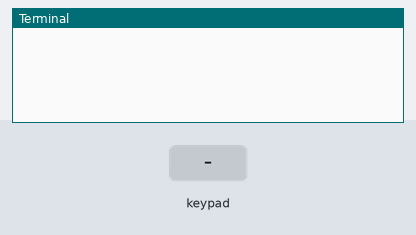
Bench run of a program on a simulated Raspberry Pi (BCM pin numbers). Shown: the last lines printed to the terminal. Inputs (shaded band) come from the test bench.

Above: at 1.2 s.
1.3 s: key '1' pressed
At 1.7 s:
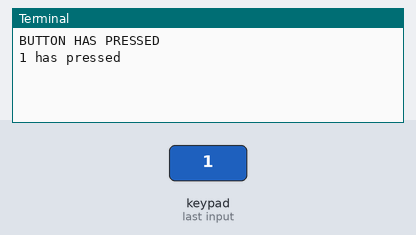
2.8 s: keypad keys 1 2 pressed 0.4 s apart
At 4.3 s:
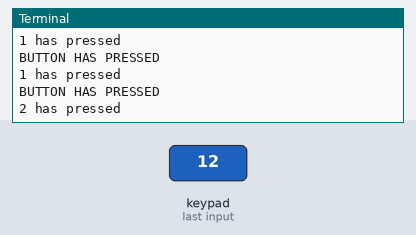
5.1 s: key '*' pressed
At 5.7 s:
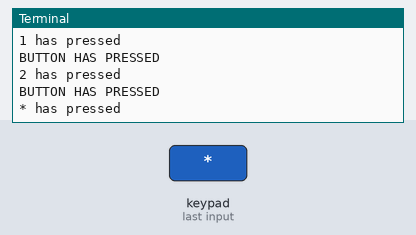
6.6 s: key 'C' pressed
At 8.1 s:
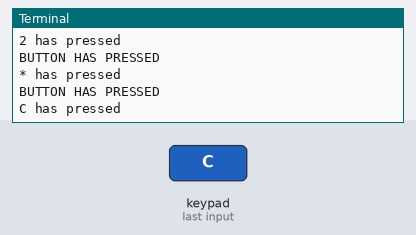

The program:

l30_keypad_intro.py
```python
#A simple Python script to read a 4x4 matrix keypad with Raspberry Pi using RPi.GPIO.
#Rows are set as outputs, columns as inputs with pull-ups.
#The program scans rows, detects pressed keys, and prints the corresponding value.

import RPi.GPIO as GPIO
import time
GPIO.setmode(GPIO.BCM)
rows = [17,27,22,5]
columns = [6,13,19,26]

KEYS = [
    ['1','2','3','A'],
    ['4','5','6','B'],
    ['7','8','9','C'],
    ['*','0','#','D']
]


for r in rows:
    GPIO.setup(r,GPIO.OUT)
    GPIO.output(r,1)

for c in columns:
    GPIO.setup(c,GPIO.IN , pull_up_down = GPIO.PUD_UP)

lastInput = ""
try:
    while True:
        for i,r in enumerate(rows):
            time.sleep(0.001)
            GPIO.output(r,0)

            for j, c in enumerate(columns):
                if GPIO.input(c) == 0:
                    print("BUTTON HAS PRESSED")
                    print(f"{KEYS[i][j]} has pressed")
                    lastInput=KEYS[i][j]

                    time.sleep(0.2)  #debounce
            GPIO.output(r,1)
except KeyboardInterrupt:
    print("GPIO is free")
    GPIO.cleanup()
```

Measured:
- after the input at 1.3 s, the terminal: prints a new line at once (image 1)
- after the input at 2.8 s, the terminal: prints a new line after 0.40 s (image 2)
- after the input at 5.1 s, the terminal: prints a new line at once (image 3)
- after the input at 6.6 s, the terminal: prints a new line at once (image 4)
